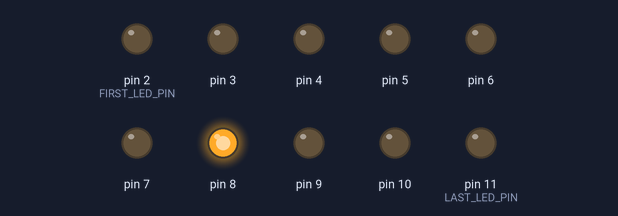
The sketch below on a simulated Arduino Uno, built with avr-gcc and run on an emulated ATmega328P. Parts: output pins drawn as LEDs (lit = HIGH).

Above: at 0.5 s.
At 1.5 s:
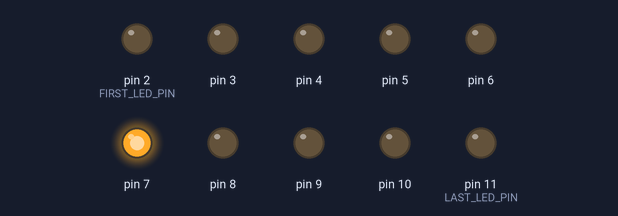
At 2.5 s:
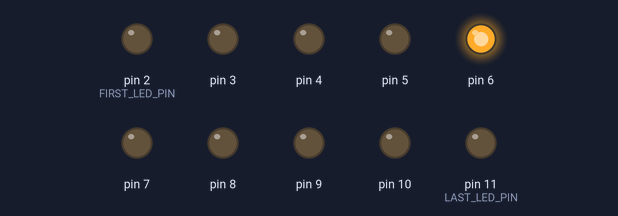
At 3.5 s:
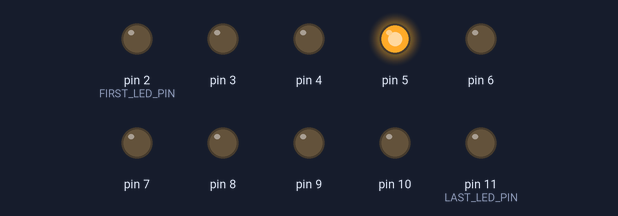
Timing chart, 0 to 5.2 s (numbered marks = the images above):
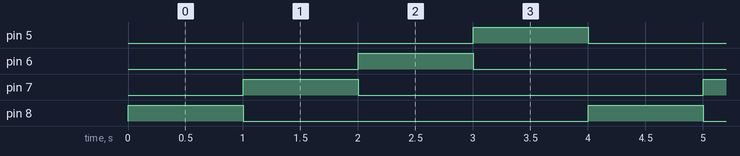

The sketch:

sketch_13.ino
```cpp
#define FIRST_LED_PIN 2
#define LAST_LED_PIN 11
void setup()
{
 // Так все пины от 2-го по 11-й друг за другом станут выходами
 for (int pin = FIRST_LED_PIN; pin <= LAST_LED_PIN; ++pin)
 pinMode(pin, OUTPUT);
}
void loop()
{
 // получаем время в миллисекундах, прошедшее с момента
 // включения микроконтроллера
 unsigned int ms = millis();
 // нехитрой арифметикой вычисляем, какой светодиод
 // должен гореть именно сейчас. Смена будет происходить
 // каждые 120 миллисекунд. Y % X — это остаток от
 // деления Y на X; плюс, минус, скобки — как в алгебре.
 for (int i = 8; i > 4; i--) { //11 0

 digitalWrite(i, HIGH);
 delay(1000);
 digitalWrite(i, LOW);
 }
 // включаем нужный светодиод на 10 миллисекунд, затем —
 // выключаем. На следующем проходе цикла он снова включится,

}
```

Measured:
- by itself, pin 5–8: alternates HIGH for 1.0 s and LOW for 3.0 s
- by itself, everything shown: repeats every 4.0 s, in 5 steps
